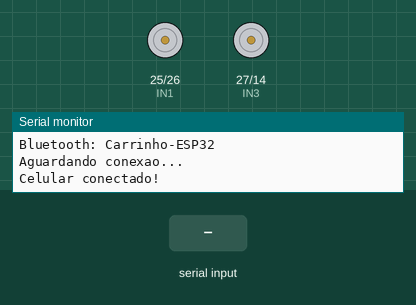
Simulated run of this sketch. Board: ESP32. On the bench: motor-driver pin pairs drawn as motors (green arrow = first pin HIGH = forward, orange = second pin HIGH = backward, longer = more drive), the last lines printed to the serial monitor. The inputs (shaded band) are chosen by the test bench. Nothing arrives over Bluetooth unless stated.

Above: at 1.2 s.
1.3 s: "F\n" received over the second serial link
At 2.5 s:
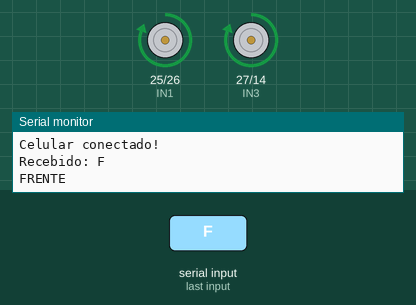
2.8 s: "B\n" received over the second serial link
At 3.7 s:
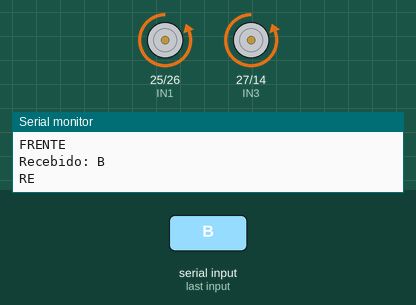
4.3 s: "L\n" received over the second serial link
At 4.9 s:
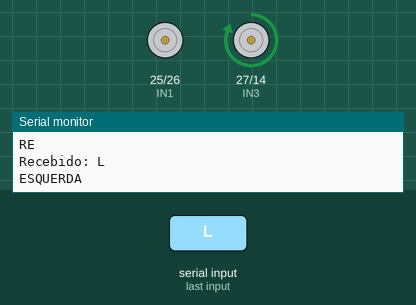
5.8 s: "R\n" received over the second serial link
At 7.2 s:
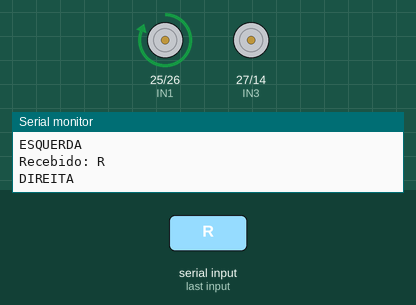
Timing chart, 0 to 8.3 s (numbered marks = the images above; inputs shaded):
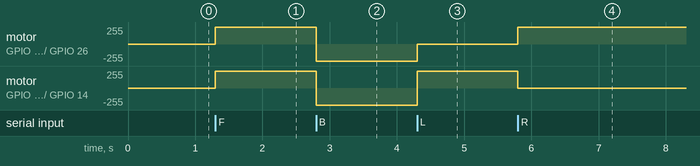

The sketch:

carrinho_esp32.ino
```cpp
// =====================================================
// CARRINHO - ESP32 + L298N + Bluetooth clássico
//
// Usa o Bluetooth da própria ESP32 (sem HC-05).
// No celular (Android): pareie com "Carrinho-ESP32" e
// use o mesmo app serial de antes (F/B/L/R/S).
// Só funciona em ESP32 normal (ESP32-WROOM-32).
// =====================================================

#include "BluetoothSerial.h"

#if !defined(CONFIG_BT_ENABLED) || !defined(CONFIG_BLUEDROID_ENABLED)
#error "Esta placa nao tem Bluetooth classico. Escolha 'DOIT ESP32 DEVKIT V1' em Ferramentas > Placa."
#endif

BluetoothSerial bluetooth;

const char* NOME_BLUETOOTH = "Carrinho-ESP32";


// =====================================================
// L298N
// =====================================================

// -----------------------------
// Motor A - Esquerda (OUT1/OUT2)
// -----------------------------
const int IN1 = 25;
const int IN2 = 26;

// -----------------------------
// Motor B - Direita (OUT3/OUT4)
// -----------------------------
const int IN3 = 27;
const int IN4 = 14;

// ENA e ENB ficam com jumper na ponte H (velocidade máxima)


// =====================================================
// ESTADO
// =====================================================

char movimentoAtual = 'S';

bool estavaConectado = false;


// =====================================================
// SETUP
// =====================================================

void setup() {

  pinMode(IN1, OUTPUT);
  pinMode(IN2, OUTPUT);

  pinMode(IN3, OUTPUT);
  pinMode(IN4, OUTPUT);

  // Começa parado
  parar();

  Serial.begin(115200);

  bluetooth.begin(NOME_BLUETOOTH);

  Serial.println();
  Serial.println("================================");
  Serial.println("     CARRINHO ESP32 INICIADO");
  Serial.println("================================");

  Serial.print("Bluetooth: ");
  Serial.println(NOME_BLUETOOTH);
  Serial.println("Aguardando conexao...");
}


// =====================================================
// LOOP
// =====================================================

void loop() {

  // ===================================================
  // CONEXÃO
  // Se o celular desconectar, o carrinho para sozinho.
  // (Não uso "tempo sem comando" porque o app manda uma
  // letra por toque, e isso pararia o carrinho no meio.)
  // ===================================================

  bool conectado = bluetooth.hasClient();

  if (conectado && !estavaConectado) {

    Serial.println("Celular conectado!");
  }

  if (!conectado && estavaConectado) {

    Serial.println("Celular desconectou! Parando.");

    parar();
  }

  estavaConectado = conectado;


  // ===================================================
  // BLUETOOTH
  // ===================================================

  if (bluetooth.available()) {

    char comando = bluetooth.read();

    // Ignora o fim de linha (\r e \n) que o app manda
    if (comando != '\r' && comando != '\n') {

      Serial.print("Recebido: ");
      Serial.println(comando);

      executarComando(comando);
    }
  }
}


// =====================================================
// COMANDOS BLUETOOTH
// =====================================================

void executarComando(char comando) {

  switch (comando) {

    case 'F':
    case 'f':

      frente();

      break;


    case 'B':
    case 'b':

      re();

      break;


    case 'L':
    case 'l':

      esquerda();

      break;


    case 'R':
    case 'r':

      direita();

      break;


    case 'S':
    case 's':

      parar();

      break;
  }
}


// =====================================================
// MOVIMENTOS
// =====================================================

void frente() {

  Serial.println("FRENTE");

  movimentoAtual = 'F';

  motorA(1);
  motorB(1);
}


void re() {

  Serial.println("RE");

  movimentoAtual = 'B';

  motorA(-1);
  motorB(-1);
}


void esquerda() {

  Serial.println("ESQUERDA");

  movimentoAtual = 'L';

  // Motor A parado, motor B para frente
  motorA(0);
  motorB(1);
}


void direita() {

  Serial.println("DIREITA");

  movimentoAtual = 'R';

  // Motor A para frente, motor B parado
  motorA(1);
  motorB(0);
}


void parar() {

  Serial.println("PARAR");

  movimentoAtual = 'S';

  motorA(0);
  motorB(0);
}


// =====================================================
// MOTORES
// =====================================================

// sentido: 1 = frente, -1 = trás, 0 = parado
void motorA(int sentido) {

  digitalWrite(IN1, sentido == 1 ? HIGH : LOW);
  digitalWrite(IN2, sentido == -1 ? HIGH : LOW);
}


void motorB(int sentido) {

  digitalWrite(IN3, sentido == 1 ? HIGH : LOW);
  digitalWrite(IN4, sentido == -1 ? HIGH : LOW);
}
```

Measured:
- after the input at 1.3 s, motor on GPIO 25 (IN1) / GPIO 26 (IN2), motor on GPIO 27 (IN3) / GPIO 14 (IN4): stopped → forward 255/255 at once
- after the input at 2.8 s, motor on GPIO 25 (IN1) / GPIO 26 (IN2), motor on GPIO 27 (IN3) / GPIO 14 (IN4): forward 255/255 → backward 255/255 at once
- after the input at 4.3 s, motor on GPIO 25 (IN1) / GPIO 26 (IN2): backward 255/255 → stopped at once; motor on GPIO 27 (IN3) / GPIO 14 (IN4): backward 255/255 → forward 255/255 at once
- after the input at 5.8 s, motor on GPIO 25 (IN1) / GPIO 26 (IN2): stopped → forward 255/255 at once; motor on GPIO 27 (IN3) / GPIO 14 (IN4): forward 255/255 → stopped at once
